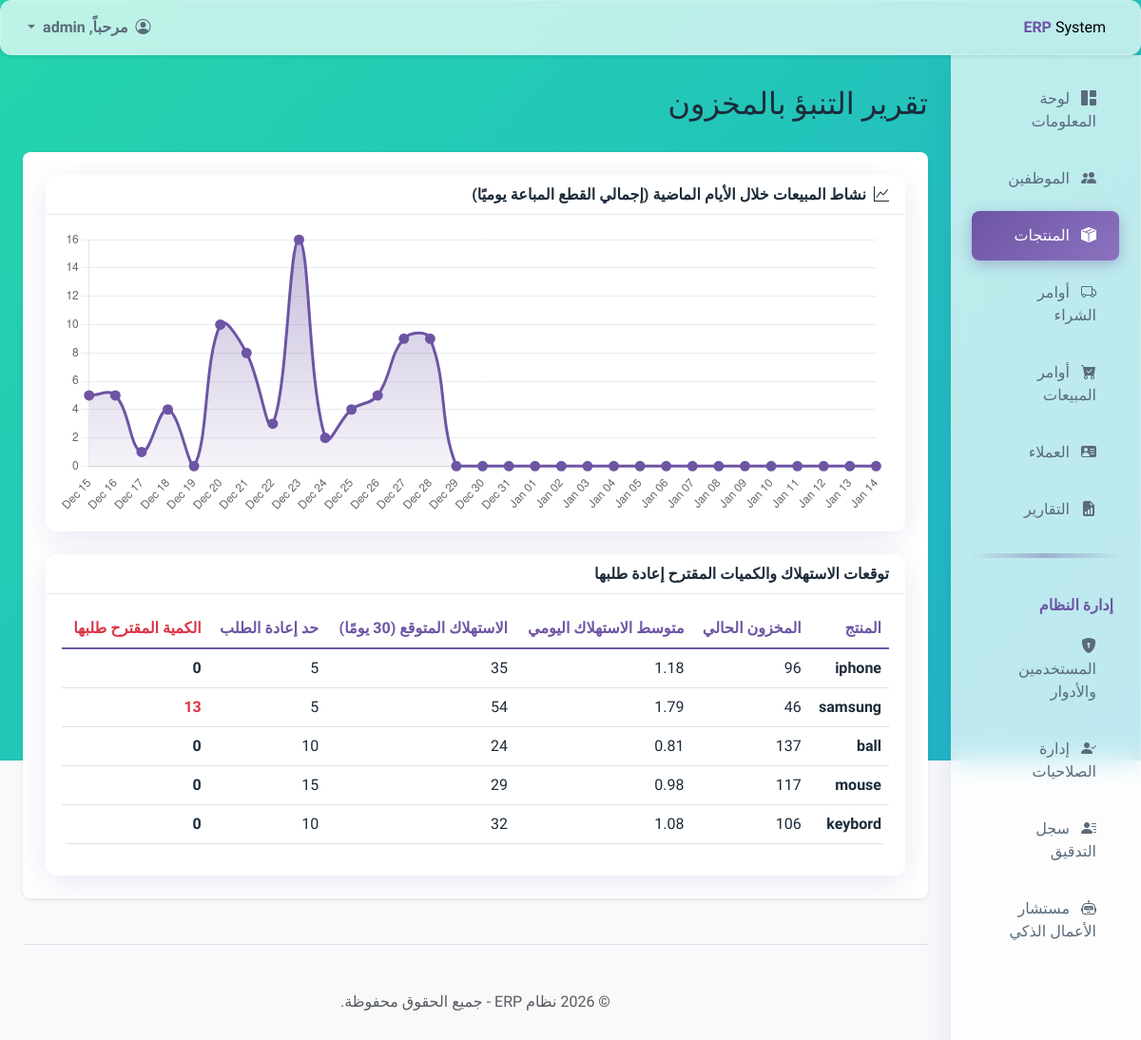
/products/predict/ (signed in), run on the app's committed database.
### inventory/models.py (models this page shows, shortened)
class Product(models.Model):
    name = models.CharField(max_length=200, unique=True, verbose_name="اسم المنتج")
    description = models.TextField(blank=True, null=True, verbose_name="الوصف")
    sku = models.CharField(max_length=50, unique=True, verbose_name="SKU (رقم المنتج)")
    purchase_price = models.DecimalField(max_digits=10, decimal_places=2, verbose_name="سعر الشراء")
    sale_price = models.DecimalField(max_digits=10, decimal_places=2, verbose_name="سعر البيع")
    quantity_in_stock = models.PositiveIntegerField(default=0, verbose_name="الكمية في المخزون")
    unit_of_measure = models.CharField(max_length=50, verbose_name="وحدة القياس", help_text="مثال: قطعة، كجم، لتر")
    supplier = models.ForeignKey(Supplier, on_delete=models.SET_NULL, null=True, blank=True, verbose_name="المورد")
    reorder_level = models.PositiveIntegerField(default=10, verbose_name="حد إعادة الطلب")
    daily_consumption_rate = models.DecimalField(
        max_digits=10,
        decimal_places=2,
        default=0.00,
        verbose_name="متوسط الاستهلاك اليومي"
    )
    prediction_last_updated = models.DateTimeField(
        null=True,
        blank=True,
        verbose_name="آخر تحديث للتنبؤ"
    )
    history = HistoricalRecords()
    class Meta:
        verbose_name = "المنتج"
        verbose_name_plural = "المنتجات"

### inventory/views.py (the view)
# urls.py: path('predict/', views.prediction_view, name='product_prediction'),
@login_required
@permission_required('inventory.view_product', raise_exception=True) # يمكن إنشاء صلاحية مخصصة لاحقًا
def prediction_view(request):
    products = Product.objects.all()
    prediction_results = []
    for product in products:
        predicted_monthly_consumption = round(product.daily_consumption_rate * 30)
        suggested_reorder = predicted_monthly_consumption - product.quantity_in_stock + product.reorder_level
        result = {
            'product_name': product.name,
            'current_stock': product.quantity_in_stock,
            'reorder_level': product.reorder_level,
            'daily_rate': f"{product.daily_consumption_rate:.2f}",
            'predicted_consumption': predicted_monthly_consumption,
            'suggested_reorder': max(0, suggested_reorder),
            'last_updated': product.prediction_last_updated,
        }
        prediction_results.append(result)
    thirty_days_ago = timezone.now().date() - timedelta(days=30)
    daily_sales_data = StockMovement.objects.filter(
        movement_type='OUT',
        movement_date__date__gte=thirty_days_ago
    ).annotate(
        day=TruncDay('movement_date')  # تجميع حسب اليوم
    ).values('day').annotate(
        daily_total=Sum('quantity')   # حساب المجموع اليومي
    ).order_by('day')
    sales_dict = {item['day'].strftime('%Y-%m-%d'): item['daily_total'] for item in daily_sales_data}
    chart_labels = []
    chart_values = []
    for i in range(30, -1, -1):
        current_date = timezone.now().date() - timedelta(days=i)
        date_str = current_date.strftime('%Y-%m-%d')
        chart_labels.append(current_date.strftime('%d %b')) # مثال: "15 Dec"
        chart_values.append(sales_dict.get(date_str, 0))
    context = {
        'results': prediction_results,
        'sales_chart_labels': json.dumps(chart_labels),
        'sales_chart_values': json.dumps(chart_values),
    }
    return render(request, 'inventory/prediction_report.html', context)

### inventory/templates/inventory/prediction_report.html (shortened to what this page needs)
{% extends "base.html" %}
{% block page_title %}تقرير التنبؤ بالمخزون{% endblock %}
{% block content %}
<div class="card mb-4 animate__animated animate__fadeInUp">
    <div class="card-header">
        <i class="bi bi-graph-up me-2"></i>نشاط المبيعات خلال الأيام الماضية (إجمالي القطع المباعة يوميًا)
    </div>
    <div class="card-body">
        <div style="height: 300px;">
            <canvas id="salesActivityChart"></canvas>
        </div>
    </div>
</div>
<div class="card animate__animated animate__fadeInUp" style="animation-delay: 0.2s;">
    <div class="card-header">
        توقعات الاستهلاك والكميات المقترح إعادة طلبها
    </div>
    <div class="card-body">
        <div class="table-responsive">
            <table class="table table-hover">
                <thead>
                    <tr>
                        <th>المنتج</th>
                        <th>المخزون الحالي</th>
                        <th>متوسط الاستهلاك اليومي</th>
                        <th>الاستهلاك المتوقع (30 يومًا)</th>
                        <th>حد إعادة الطلب</th>
                        <th class="text-danger">الكمية المقترح طلبها</th>
                    </tr>
                </thead>
                <tbody>
                    {% for result in results %}
                    <tr>
                        <td><strong>{{ result.product_name }}</strong></td>
                        <td>{{ result.current_stock }}</td>
                        <td>{{ result.daily_rate }}</td>
                        <td>{{ result.predicted_consumption }}</td>
                        <td>{{ result.reorder_level }}</td>
                        <td class="fw-bold {% if result.suggested_reorder > 0 %}text-danger{% endif %}">
                            {{ result.suggested_reorder }}
                        </td>
                    </tr>
                    {% empty %}
                    <tr>
                        <td colspan="6" class="text-center">لا توجد بيانات لعرضها. قم بإضافة منتجات أولاً.</td>
                    </tr>
                    {% endfor %}
                </tbody>
            </table>
        </div>
    </div>
</div>
{% endblock %}
{% block javascript %}
<script>
    document.addEventListener('DOMContentLoaded', function () {
        const ctx = document.getElementById('salesActivityChart').getContext('2d');
        const labels = JSON.parse('{{ sales_chart_labels|safe }}');
        const dataValues = JSON.parse('{{ sales_chart_values|safe }}');
        // إنشاء تدرج لوني للمساحة تحت الخط
        const gradient = ctx.createLinearGradient(0, 0, 0, 300);
        gradient.addColorStop(0, 'rgba(109, 85, 164, 0.4)'); // --color-primary with alpha
        gradient.addColorStop(1, 'rgba(109, 85, 164, 0)');
        new Chart(ctx, {
            type: 'line',
            data: {
                labels: labels,
                datasets: [{
                    label: 'القطع المباعة',
                    data: dataValues,
                    borderColor: '#6D55A4', // --color-primary
                    backgroundColor: gradient,
                    fill: true,
                    borderWidth: 3,
                    pointBackgroundColor: '#6D55A4',
                    pointRadius: 4,
                    pointHoverRadius: 6,
                    tension: 0.4 // لجعل الخطوط منحنية وناعمة
                }]
            },
            options: {
                responsive: true,
                maintainAspectRatio: false,
                plugins: {
                    legend: {
                        display: false // إخفاء عنوان "القطع المباعة"
                    }
                },
                scales: {
                    y: {
                        beginAtZero: true,
                        grid: {
                            color: '#e9ecef' // لون أفتح لخطوط الشبكة
                        }
                    },
                    x: {
                        grid: {
                            display: false // إخفاء خطوط الشبكة العمودية
                        }
                    }
                }
            }
        });
    });
</script>
{% endblock %}

### templates/base.html (shortened to what this page needs)
{% load static %}
<!doctype html>
<html lang="ar" dir="rtl">
<head>
  <link rel="stylesheet" href="https://cdn.jsdelivr.net/npm/bootstrap@5.3.2/dist/css/bootstrap.rtl.min.css"
>
  <link rel="stylesheet" href="https://cdn.jsdelivr.net/npm/bootstrap-icons@1.11.3/font/bootstrap-icons.min.css">
  <link rel="stylesheet" href="https://cdnjs.cloudflare.com/ajax/libs/animate.css/4.1.1/animate.min.css" />
  <link rel="stylesheet" href="{% static 'css/custom.css' %}?v=1.4">
</head>
<body class="bg-light">
  <header class="navbar navbar-expand-lg navbar-light bg-white sticky-top flex-md-nowrap p-2 shadow-sm">
    <div class="container-fluid">
      <a class="navbar-brand col-md-3 col-lg-2 me-0 px-3 fs-6" href="{% url 'dashboard' %}">
        <strong>ERP</strong> System
      </a>
      <div class="navbar-nav">
        <div class="nav-item dropdown">
          <a class="nav-link dropdown-toggle" href="#" role="button" data-bs-toggle="dropdown" aria-expanded="false">
            <i class="bi bi-person-circle me-1"></i>
            مرحباً, {{ user.username }}
          </a>
        </div>
      </div>
    </div>
  </header>
  <div class="container-fluid">
    <div class="row">
      <nav id="sidebarMenu" class="col-md-3 col-lg-2 d-md-block sidebar collapse">
        <div class="position-sticky pt-3">
          <ul class="nav flex-column">
            <li class="nav-item">
              <a class="nav-link {% if request.resolver_match.url_name == 'dashboard' %}active{% endif %}"
                href="{% url 'dashboard' %}">
                <i class="bi bi-grid-1x2-fill me-2"></i>
                لوحة المعلومات
              </a>
            </li>
            {% if perms.employees.view_employee %}
            <li class="nav-item">
              <a class="nav-link {% if 'employee' in request.resolver_match.url_name %}active{% endif %}"
                href="{% url 'employee_list' %}">
                <i class="bi bi-people-fill me-2"></i>
                الموظفين
              </a>
            </li>
            {% endif %}
            {% if perms.inventory.view_product %}
            <li class="nav-item">
              <a class="nav-link {% if 'product' in request.resolver_match.url_name %}active{% endif %}"
                href="{% url 'product_list' %}">
                <i class="bi bi-box-seam-fill me-2"></i> المنتجات
              </a>
            </li>
            {% endif %}
            {% if perms.inventory.view_purchaseorder %}
            <li class="nav-item">
              <a class="nav-link {% if 'purchase_order' in request.resolver_match.url_name %}active{% endif %}"
                href="{% url 'purchase_order_list' %}">
                <i class="bi bi-truck me-2"></i> أوامر الشراء
              </a>
            </li>
            {% endif %}
            {% if perms.sales.view_salesorder %}
            <li class="nav-item">
              <a class="nav-link {% if 'sales_order' in request.resolver_match.url_name %}active{% endif %}"
                href="{% url 'sales_order_list' %}">
                <i class="bi bi-cart-check-fill me-2"></i> أوامر المبيعات
              </a>
            </li>
            {% endif %}
            {% if perms.sales.view_customer %}
            <li class="nav-item">
              <a class="nav-link {% if 'customer' in request.resolver_match.url_name %}active{% endif %}"
                href="{% url 'customer_list' %}">
                <i class="bi bi-person-vcard-fill me-2"></i> العملاء
              </a>
            </li>
            {% endif %}
            {% if perms.reports.view_report %}
            <li class="nav-item">
              <a class="nav-link {% if 'report' in request.resolver_match.url_name %}active{% endif %}"
                href="{% url 'main_report' %}">
                <i class="bi bi-file-earmark-bar-graph-fill me-2"></i>
                التقارير
              </a>
            </li>
            {% endif %}
            {% if user.is_superuser %}
            <hr>
            <h6 class="sidebar-heading d-flex justify-content-between align-items-center px-3 mt-4 mb-1 text-muted">
              <span>إدارة النظام</span>
            </h6>
            <ul class="nav flex-column mb-2">
              <li class="nav-item">
                <a class="nav-link {% if 'management/users' in request.path %}active{% endif %}"
                  href="{% url 'user_list' %}">
                  <i class="bi bi-shield-lock-fill me-2"></i>
                  المستخدمين والأدوار
                </a>
              </li>
              <li class="nav-item">
                <a class="nav-link {% if 'management/permissions' in request.path %}active{% endif %}"
                  href="{% url 'manage_permissions' %}">
                  <i class="bi bi-person-check-fill me-2"></i>
                  إدارة الصلاحيات
                </a>
              </li>
              <li class="nav-item">
                <a class="nav-link {% if 'management/audit-trail' in request.path %}active{% endif %}"
                  href="{% url 'audit_trail' %}">
                  <i class="bi bi-person-lines-fill me-2"></i>
                  سجل التدقيق
                </a>
              </li>
              <li class="nav-item">
                <a class="nav-link {% if 'management/chatbot' in request.path %}active{% endif %}"
                  href="{% url 'chatbot' %}">
                  <i class="bi bi-robot me-2"></i>
                  مستشار الأعمال الذكي
                </a>
              </li>
            </ul>
            {% endif %}
          </ul>
        </div>
      </nav>
      <main class="col-md-9 ms-sm-auto col-lg-10 px-md-4">
        <div id="messages-container" class="position-sticky top-0" style="z-index: 1050; padding-top: 1rem;">
        </div>
        <div class="pt-3 pb-2 mb-3">
          <div class="d-flex justify-content-between flex-wrap flex-md-nowrap align-items-center">
            <h1 class="h2">{% block page_title %}{% endblock %}</h1>
          </div>
        </div>
        <div class="bg-white p-4 rounded-3 shadow-sm">
          {% block content %}{% endblock %}
        </div>
        <footer class="pt-4 my-md-5 pt-md-5 border-top">
          <div class="text-center text-muted">
            &copy; {% now "Y" %} نظام ERP - جميع الحقوق محفوظة.
          </div>
        </footer>
      </main>
    </div>
  </div>
  {% block javascript %}{% endblock %}
</body>
</html>

### data on the page
Product: product_name "iphone", current_stock "96", daily_rate "1.18", predicted_consumption "35", reorder_level "5", suggested_reorder "0"
Product: product_name "samsung", current_stock "46", daily_rate "1.79", predicted_consumption "54", reorder_level "5", suggested_reorder "13"
Product: product_name "ball", current_stock "137", daily_rate "0.81", predicted_consumption "24", reorder_level "10", suggested_reorder "0"
Product: product_name "mouse", current_stock "117", daily_rate "0.98", predicted_consumption "29", reorder_level "15", suggested_reorder "0"
Product: product_name "keybord", current_stock "106", daily_rate "1.08", predicted_consumption "32", reorder_level "10", suggested_reorder "0"

### other printed values
{{ user.username }} "admin"
chart data {{ sales_chart_values|safe }} [5, 5, 1, 4, 0, 10, 8, 3, 16, 2, 4, 5, 9, 9, 0, 0, 0, 0, 0, 0, 0, 0, 0, 0, 0, 0, 0, 0, 0, 0, 0]
